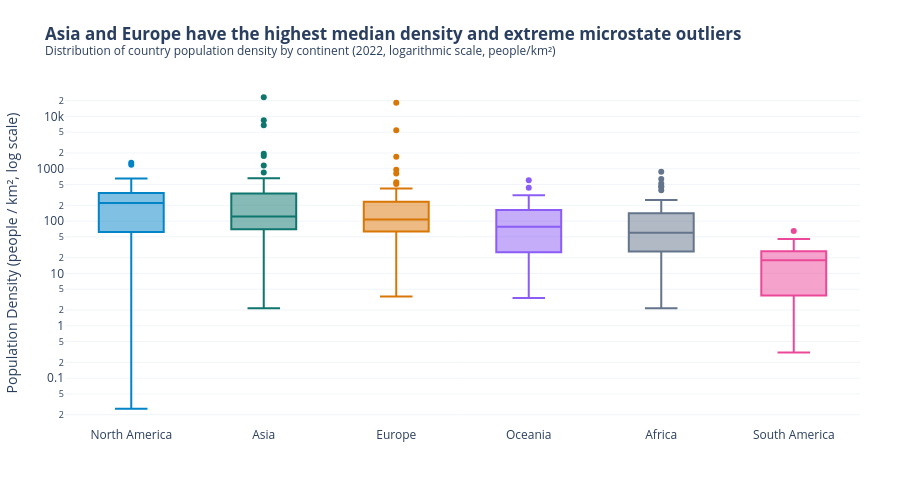

Notebook source saved alongside this figure:
### Markdown cell above
**Chart choice & justification:** *Which chart did you choose, and why? Justify design choices.

**Chart choice:** Box plot (with logarithmic y-axis).

**Justification:**
- **Why this chart:** The question asks how population density varies *within and across* continents and explicitly instructs to "show the spread, not just the average." A box plot displays medians, IQRs, whiskers, and isolated outliers simultaneously.
- **Design choices:** Population density is heavily skewed by microstates (e.g. Macau at 23,000+ /km², Monaco at 18,000+ /km²). A log scale (`log_y=True`) is mandatory so that the boxes of lower-density continents don't collapse into a single flat line. Continents are sorted by median density for fast ranking, and extreme microstate outliers are directly annotated.

### Code cell
# Q4: 
continent_density_order = df.groupby('Continent')['Density'].median().sort_values(ascending=False).index.tolist()

fig4 = px.box(
    df, x='Continent', y='Density',
    category_orders={'Continent': continent_density_order},
    log_y=True,
    points='outliers',
    hover_name='Country',
    color='Continent',
    color_discrete_sequence=['#0284c7', '#0f766e', '#d97706', '#8b5cf6', '#64748b', '#ec4899'],
    title="<b>Asia and Europe have the highest median density and extreme microstate outliers</b><br><sup>Distribution of country population density by continent (2022, logarithmic scale, people/km²)</sup>"
)


macau = df[df['Country'] == 'Macau'].iloc[0]
monaco = df[df['Country'] == 'Monaco'].iloc[0]

fig4.add_annotation(
    x='Asia', y=float(macau['Density']),
    text="<b>Macau</b>: 23,172/km²",
    showarrow=True, arrowhead=2, arrowsize=1, ax=45, ay=-5,
    font=dict(size=9, color='#0284c7'), bgcolor='rgba(255,255,255,0.85)', bordercolor='#cbd5e1'
)
fig4.add_annotation(
    x='Europe', y=float(monaco['Density']),
    text="<b>Monaco</b>: 18,235/km²",
    showarrow=True, arrowhead=2, arrowsize=1, ax=45, ay=-5,
    font=dict(size=9, color='#0f766e'), bgcolor='rgba(255,255,255,0.85)', bordercolor='#cbd5e1'
)

fig4.update_layout(
    template='plotly_white',
    showlegend=False,
    xaxis=dict(title='', showgrid=False),
    yaxis=dict(title='Population Density (people / km², log scale)', showgrid=True, gridcolor='#f1f5f9'),
    margin=dict(l=60, r=40, t=80, b=40),
    height=480
)

fig4.show()

### Figure 1 — Plotly figure (JSON) as saved in the notebook; plotly's stock layout.template omitted (floating-point values rounded to 4 significant figures)
{"data": [{"alignmentgroup": "True", "boxpoints": "outliers", "hovertemplate": "<b>%{hovertext}</b><br><br>Continent=%{x}<br>Density=%{y}<extra></extra>", "hovertext": ["Anguilla", "Antigua and Barbuda", "Aruba", "Bahamas", "Barbados", "Belize", "Bermuda", "British Virgin Islands", "Canada", "Cayman Islands", "Costa Rica", "Cuba", "Curacao", "Dominica", "Dominican Republic", "El Salvador", "Greenland", "Grenada", "Guadeloupe", "Guatemala", "Haiti", "Honduras", "Jamaica", "Martinique", "Mexico", "Montserrat", "Nicaragua", "Panama", "Puerto Rico", "Saint Barthelemy", "Saint Kitts and Nevis", "Saint Lucia", "Saint Martin", "Saint Pierre and Miquelon", "Saint Vincent and the Grenadines", "Sint Maarten", "Trinidad and Tobago", "Turks and Caicos Islands", "United States", "United States Virgin Islands"], "legendgroup": "North America", "marker": {"color": "#0284c7"}, "name": "North America", "notched": false, "offsetgroup": "North America", "orientation": "v", "showlegend": true, "type": "box", "x": ["North America", "North America", "North America", "North America", "North America", "North America", "North America", "North America", "North America", "North America", "North America", "North America", "North America", "North America", "North America", "North America", "North America", "North America", "North America", "North America", "North America", "North America", "North America", "North America", "North America", "North America", "North America", "North America", "North America", "North America", "North America", "North America", "North America", "North America", "North America", "North America", "North America", "North America", "North America", "North America"], "x0": " ", "xaxis": "x", "y": [174.3, 212.1, 591.4, 29.4, 655.0, 17.65, 1189.0, 207.3, 3.851, 260.2, 101.4, 102.0, 430.5, 96.85, 230.7, 301.1, 0.0261, 364.6, 243.1, 163.9, 417.5, 92.74, 257.2, 325.8, 64.91, 43.04, 53.3, 58.46, 366.7, 522.2, 182.6, 292.0, 599.8, 24.22, 267.2, 1299.0, 298.4, 48.21, 36.09, 286.6], "y0": " ", "yaxis": "y"}, {"alignmentgroup": "True", "boxpoints": "outliers", "hovertemplate": "<b>%{hovertext}</b><br><br>Continent=%{x}<br>Density=%{y}<extra></extra>", "hovertext": ["Afghanistan", "Armenia", "Azerbaijan", "Bahrain", "Bangladesh", "Bhutan", "Brunei", "Cambodia", "China", "Georgia", "Hong Kong", "India", "Indonesia", "Iran", "Iraq", "Israel", "Japan", "Jordan", "Kazakhstan", "Kuwait", "Kyrgyzstan", "Laos", "Lebanon", "Macau", "Malaysia", "Maldives", "Mongolia", "Myanmar", "Nepal", "North Korea", "Oman", "Pakistan", "Palestine", "Philippines", "Qatar", "Saudi Arabia", "Singapore", "South Korea", "Sri Lanka", "Syria", "Taiwan", "Tajikistan", "Thailand", "Timor-Leste", "Turkey", "Turkmenistan", "United Arab Emirates", "Uzbekistan", "Vietnam", "Yemen"], "legendgroup": "Asia", "marker": {"color": "#0f766e"}, "name": "Asia", "notched": false, "offsetgroup": "Asia", "orientation": "v", "showlegend": true, "type": "box", "x": ["Asia", "Asia", "Asia", "Asia", "Asia", "Asia", "Asia", "Asia", "Asia", "Asia", "Asia", "Asia", "Asia", "Asia", "Asia", "Asia", "Asia", "Asia", "Asia", "Asia", "Asia", "Asia", "Asia", "Asia", "Asia", "Asia", "Asia", "Asia", "Asia", "Asia", "Asia", "Asia", "Asia", "Asia", "Asia", "Asia", "Asia", "Asia", "Asia", "Asia", "Asia", "Asia", "Asia", "Asia", "Asia", "Asia", "Asia", "Asia", "Asia", "Asia"], "x0": " ", "xaxis": "x", "y": [63.06, 93.48, 119.6, 1924.0, 1160.0, 20.38, 77.88, 92.62, 146.9, 53.72, 6783.0, 431.1, 144.7, 53.73, 101.5, 435.2, 328.0, 126.3, 7.119, 239.6, 33.16, 31.8, 525.2, 23170.0, 102.6, 1746.0, 2.173, 80.08, 207.6, 216.3, 14.79, 267.4, 844.1, 337.5, 232.6, 16.94, 8416.0, 517.1, 332.8, 119.5, 660.2, 69.55, 139.7, 90.18, 108.9, 13.18, 112.9, 77.4, 296.4, 63.82], "y0": " ", "yaxis": "y"}, {"alignmentgroup": "True", "boxpoints": "outliers", "hovertemplate": "<b>%{hovertext}</b><br><br>Continent=%{x}<br>Density=%{y}<extra></extra>", "hovertext": ["Albania", "Andorra", "Austria", "Belarus", "Belgium", "Bosnia and Herzegovina", "Bulgaria", "Croatia", "Cyprus", "Czech Republic", "Denmark", "Estonia", "Faroe Islands", "Finland", "France", "Germany", "Gibraltar", "Greece", "Guernsey", "Hungary", "Iceland", "Ireland", "Isle of Man", "Italy", "Jersey", "Latvia", "Liechtenstein", "Lithuania", "Luxembourg", "Malta", "Moldova", "Monaco", "Montenegro", "Netherlands", "North Macedonia", "Norway", "Poland", "Portugal", "Romania", "Russia", "San Marino", "Serbia", "Slovakia", "Slovenia", "Spain", "Sweden", "Switzerland", "Ukraine", "United Kingdom", "Vatican City"], "legendgroup": "Europe", "marker": {"color": "#d97706"}, "name": "Europe", "notched": false, "offsetgroup": "Europe", "orientation": "v", "showlegend": true, "type": "box", "x": ["Europe", "Europe", "Europe", "Europe", "Europe", "Europe", "Europe", "Europe", "Europe", "Europe", "Europe", "Europe", "Europe", "Europe", "Europe", "Europe", "Europe", "Europe", "Europe", "Europe", "Europe", "Europe", "Europe", "Europe", "Europe", "Europe", "Europe", "Europe", "Europe", "Europe", "Europe", "Europe", "Europe", "Europe", "Europe", "Europe", "Europe", "Europe", "Europe", "Europe", "Europe", "Europe", "Europe", "Europe", "Europe", "Europe", "Europe", "Europe", "Europe", "Europe"], "x0": " ", "xaxis": "x", "y": [98.87, 170.6, 106.6, 45.93, 381.8, 63.14, 61.17, 71.22, 135.3, 133.1, 136.5, 29.32, 38.11, 16.37, 117.1, 233.5, 5442.0, 78.68, 811.6, 107.1, 3.62, 71.48, 147.8, 195.9, 955.0, 28.67, 245.8, 42.11, 250.4, 1688.0, 96.7, 18230.0, 45.4, 419.7, 81.42, 16.78, 127.5, 111.5, 82.47, 8.464, 551.8, 81.73, 115.1, 104.6, 93.99, 23.43, 211.7, 65.79, 277.9, 510.0], "y0": " ", "yaxis": "y"}, {"alignmentgroup": "True", "boxpoints": "outliers", "hovertemplate": "<b>%{hovertext}</b><br><br>Continent=%{x}<br>Density=%{y}<extra></extra>", "hovertext": ["American Samoa", "Australia", "Cook Islands", "Fiji", "French Polynesia", "Guam", "Kiribati", "Marshall Islands", "Micronesia", "Nauru", "New Caledonia", "New Zealand", "Niue", "Northern Mariana Islands", "Palau", "Papua New Guinea", "Samoa", "Solomon Islands", "Tokelau", "Tonga", "Tuvalu", "Vanuatu", "Wallis and Futuna"], "legendgroup": "Oceania", "marker": {"color": "#8b5cf6"}, "name": "Oceania", "notched": false, "offsetgroup": "Oceania", "orientation": "v", "showlegend": true, "type": "box", "x": ["Oceania", "Oceania", "Oceania", "Oceania", "Oceania", "Oceania", "Oceania", "Oceania", "Oceania", "Oceania", "Oceania", "Oceania", "Oceania", "Oceania", "Oceania", "Oceania", "Oceania", "Oceania", "Oceania", "Oceania", "Oceania", "Oceania", "Oceania"], "x0": " ", "xaxis": "x", "y": [222.5, 3.403, 72.08, 50.88, 73.5, 312.9, 161.8, 229.7, 162.6, 603.2, 15.61, 19.17, 7.439, 106.8, 39.34, 21.91, 78.25, 25.06, 155.9, 143.0, 435.1, 26.81, 81.49], "y0": " ", "yaxis": "y"}, {"alignmentgroup": "True", "boxpoints": "outliers", "hovertemplate": "<b>%{hovertext}</b><br><br>Continent=%{x}<br>Density=%{y}<extra></extra>", "hovertext": ["Algeria", "Angola", "Benin", "Botswana", "Burkina Faso", "Burundi", "Cameroon", "Cape Verde", "Central African Republic", "Chad", "Comoros", "Djibouti", "DR Congo", "Egypt", "Equatorial Guinea", "Eritrea", "Eswatini", "Ethiopia", "Gabon", "Gambia", "Ghana", "Guinea", "Guinea-Bissau", "Ivory Coast", "Kenya", "Lesotho", "Liberia", "Libya", "Madagascar", "Malawi", "Mali", "Mauritania", "Mauritius", "Mayotte", "Morocco", "Mozambique", "Namibia", "Niger", "Nigeria", "Republic of the Congo", "Reunion", "Rwanda", "Sao Tome and Principe", "Senegal", "Seychelles", "Sierra Leone", "Somalia", "South Africa", "South Sudan", "Sudan", "Tanzania", "Togo", "Tunisia", "Uganda", "Western Sahara", "Zambia", "Zimbabwe"], "legendgroup": "Africa", "marker": {"color": "#64748b"}, "name": "Africa", "notched": false, "offsetgroup": "Africa", "orientation": "v", "showlegend": true, "type": "box", "x": ["Africa", "Africa", "Africa", "Africa", "Africa", "Africa", "Africa", "Africa", "Africa", "Africa", "Africa", "Africa", "Africa", "Africa", "Africa", "Africa", "Africa", "Africa", "Africa", "Africa", "Africa", "Africa", "Africa", "Africa", "Africa", "Africa", "Africa", "Africa", "Africa", "Africa", "Africa", "Africa", "Africa", "Africa", "Africa", "Africa", "Africa", "Africa", "Africa", "Africa", "Africa", "Africa", "Africa", "Africa", "Africa", "Africa", "Africa", "Africa", "Africa", "Africa", "Africa", "Africa", "Africa", "Africa", "Africa", "Africa", "Africa"], "x0": " ", "xaxis": "x", "y": [18.85, 28.55, 118.6, 4.519, 83.06, 463.1, 58.71, 147.1, 8.956, 13.8, 449.4, 48.31, 42.22, 110.7, 59.71, 31.33, 69.2, 111.7, 8.925, 253.2, 140.3, 56.37, 58.29, 87.33, 93.09, 75.96, 47.61, 3.872, 50.44, 172.2, 18.22, 4.595, 637.0, 871.9, 83.88, 41.13, 3.109, 20.69, 236.6, 17.46, 387.9, 523.1, 235.9, 88.03, 237.0, 120.0, 27.6, 49.05, 17.61, 24.85, 69.3, 155.8, 75.52, 195.6, 2.165, 26.6, 41.77], "y0": " ", "yaxis": "y"}, {"alignmentgroup": "True", "boxpoints": "outliers", "hovertemplate": "<b>%{hovertext}</b><br><br>Continent=%{x}<br>Density=%{y}<extra></extra>", "hovertext": ["Argentina", "Bolivia", "Brazil", "Chile", "Colombia", "Ecuador", "Falkland Islands", "French Guiana", "Guyana", "Paraguay", "Peru", "Suriname", "Uruguay", "Venezuela"], "legendgroup": "South America", "marker": {"color": "#ec4899"}, "name": "South America", "notched": false, "offsetgroup": "South America", "orientation": "v", "showlegend": true, "type": "box", "x": ["South America", "South America", "South America", "South America", "South America", "South America", "South America", "South America", "South America", "South America", "South America", "South America", "South America", "South America"], "x0": " ", "xaxis": "x", "y": [16.37, 11.13, 25.28, 25.93, 45.43, 65.02, 0.3105, 3.646, 3.762, 16.67, 26.49, 3.773, 18.91, 30.88], "y0": " ", "yaxis": "y"}], "layout": {"annotations": [{"arrowhead": 2, "arrowsize": 1, "ax": 45, "ay": -5, "bgcolor": "rgba(255,255,255,0.85)", "bordercolor": "#cbd5e1", "font": {"color": "#0284c7", "size": 9}, "showarrow": true, "text": "<b>Macau</b>: 23,172/km²", "x": "Asia", "y": 23170.0}, {"arrowhead": 2, "arrowsize": 1, "ax": 45, "ay": -5, "bgcolor": "rgba(255,255,255,0.85)", "bordercolor": "#cbd5e1", "font": {"color": "#0f766e", "size": 9}, "showarrow": true, "text": "<b>Monaco</b>: 18,235/km²", "x": "Europe", "y": 18230.0}], "boxmode": "overlay", "height": 480, "legend": {"title": {"text": "Continent"}, "tracegroupgap": 0}, "margin": {"b": 40, "l": 60, "r": 40, "t": 80}, "showlegend": false, "title": {"text": "<b>Asia and Europe have the highest median density and extreme microstate outliers</b><br><sup>Distribution of country population density by continent (2022, logarithmic scale, people/km²)</sup>"}, "xaxis": {"anchor": "y", "categoryarray": ["North America", "Asia", "Europe", "Oceania", "Africa", "South America"], "categoryorder": "array", "domain": [0, 1], "showgrid": false, "title": {"text": ""}}, "yaxis": {"anchor": "x", "domain": [0, 1], "gridcolor": "#f1f5f9", "showgrid": true, "title": {"text": "Population Density (people / km², log scale)"}, "type": "log"}}}
